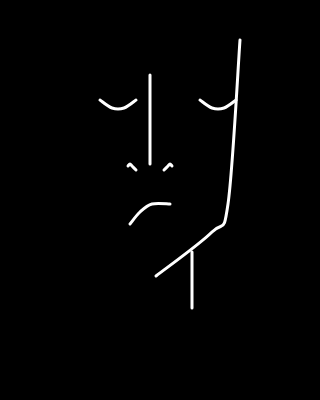
Frame 1 (no input)
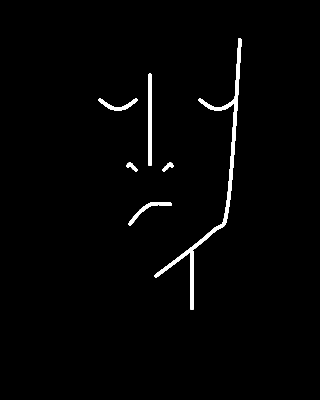
Frame 60 (no input)
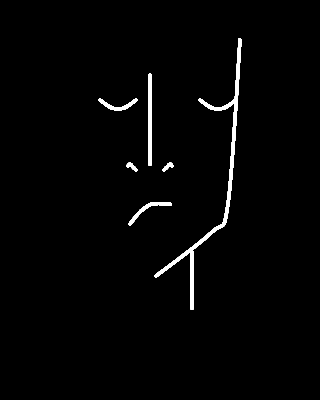
Frame 120 (the mouse pressed at the canvas centre since frame 60)

The p5.js sketch that drew these frames (run headless with seeded random() and noise() and a simulated clock; from frame 60 on, the mouse is pressed at the canvas centre):

// p5.js sketch
// ── sketch.js
function setup() {
  createCanvas(320,400);
  background(0);
  strokeWeight(3);
  stroke(255);
}

function draw() {
 noFill(); //left eye
beginShape();
curveVertex(100,  100);
curveVertex(100,  100);
curveVertex(112,  108);
curveVertex(124,  108);
curveVertex(136, 100);
curveVertex(136, 100);
endShape();
 
noFill(); //right eye
beginShape();
curveVertex(200,  100);
curveVertex(200,  100);
curveVertex(212,  108);
curveVertex(224,  108);
curveVertex(236, 100);
curveVertex(236, 100);
endShape();
 
beginShape (); //nose bridge
vertex(150,75);
vertex (150,164);
endShape(); 
 
beginShape ();//nostrol 1
curveVertex (164,170);
curveVertex (164,170);
curveVertex (168,166);
curveVertex (170,164);
curveVertex (172,166);
curveVertex (172,166);
endShape ();
 
beginShape ();//nostrol 2
curveVertex (136,170);
curveVertex (136,170);
curveVertex (132,166);
curveVertex (130,164);
curveVertex (128,166);
curveVertex (128,166);
endShape ();
 
beginShape();//mouth
curveVertex(130,224);
curveVertex(130,224);
curveVertex(140,212);
curveVertex(152,204);
curveVertex(170,204);
curveVertex(170,204);
endShape();
 
beginShape();//side of face
curveVertex(240,40);
curveVertex(240,40);
curveVertex(228,204);
curveVertex(212,232);
curveVertex(156,276);
curveVertex(156,276);
endShape ();
 
beginShape ();//neck
vertex(192,252);
vertex (192,308);
endShape();
}
